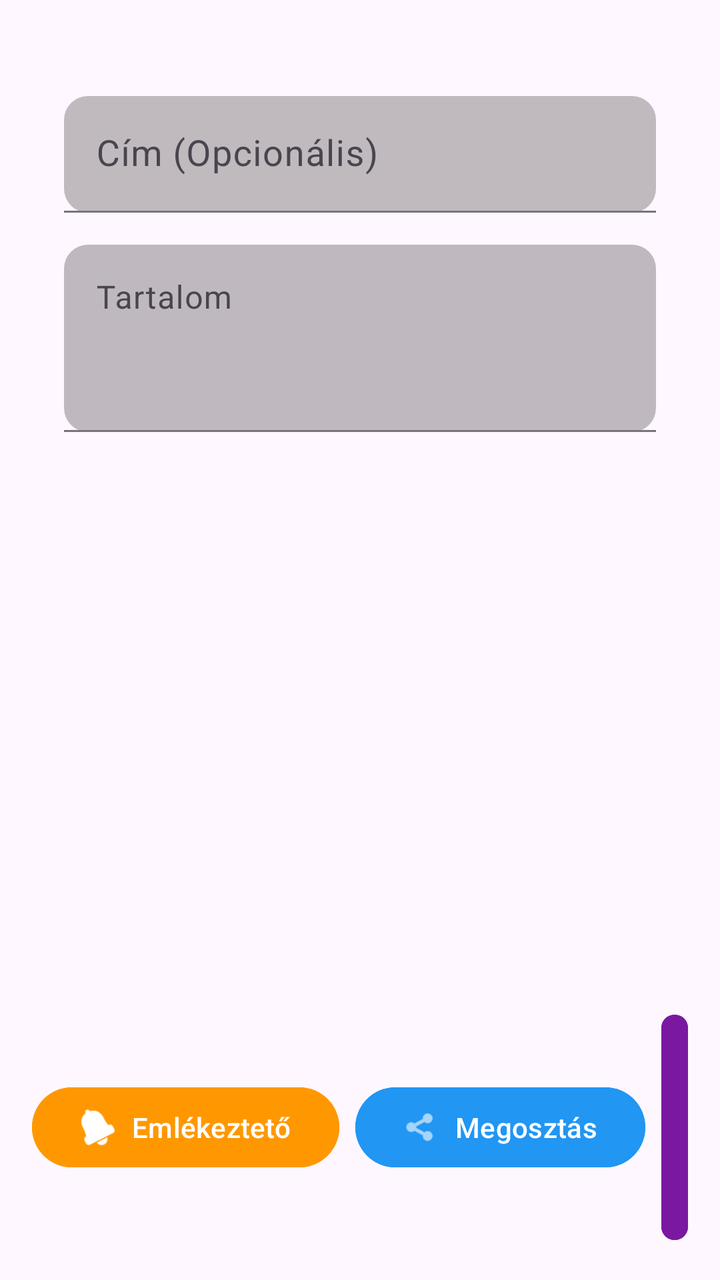
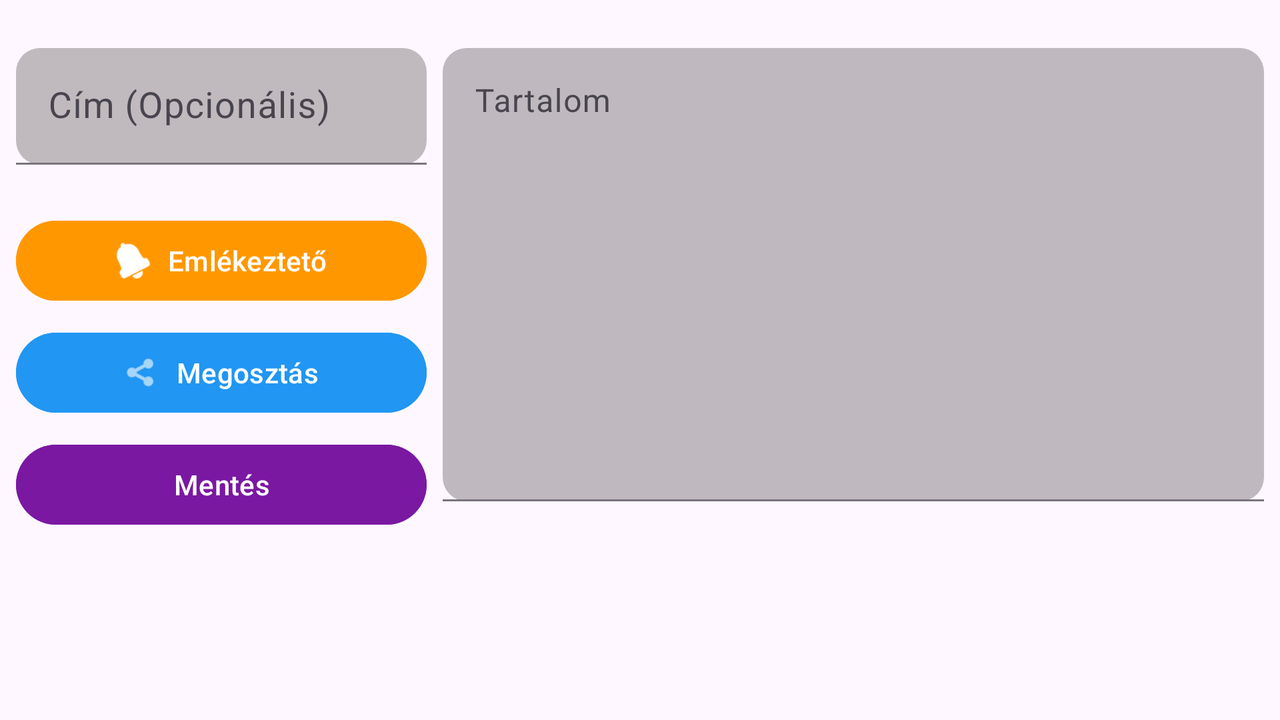

An Android layout and its configuration variant, each rendered on a device that would load it. The default file and the variant file are quoted in full after the pictures.
<!-- AndroidManifest.xml: application theme Theme.JegyzetApp -->
<!-- res/layout/activity_note_detail.xml -->
<?xml version="1.0" encoding="utf-8"?>
<LinearLayout
    xmlns:android="http://schemas.android.com/apk/res/android"
    xmlns:app="http://schemas.android.com/apk/res-auto"
    xmlns:tools="http://schemas.android.com/tools"
    android:layout_width="match_parent"
    android:layout_height="match_parent"
    android:orientation="vertical"
    android:fitsSystemWindows="true"
    android:padding="16dp"
    tools:context=".ui.NoteDetailActivity">

    
    <ScrollView
        android:layout_width="match_parent"
        android:layout_height="0dp"
        android:layout_weight="1"
        android:clipToPadding="false"
        android:paddingBottom="45dp"
        android:scrollbars="vertical">

    <LinearLayout
        android:layout_width="match_parent"
        android:layout_height="wrap_content"
        android:layout_margin="16dp"
        android:gravity="center_horizontal"
        android:orientation="vertical">

        
        <com.google.android.material.textfield.TextInputLayout
            android:layout_width="match_parent"
            android:layout_height="wrap_content"
            android:layout_marginTop="16dp"

            app:boxBackgroundMode="filled"
            app:boxCornerRadiusTopStart="12dp"
            app:boxCornerRadiusTopEnd="12dp"
            app:boxCornerRadiusBottomStart="12dp"
            app:boxCornerRadiusBottomEnd="12dp"
            app:boxBackgroundColor="#584B4848">

        <com.google.android.material.textfield.TextInputEditText
            android:id="@+id/etNoteTitle"
            android:layout_width="match_parent"
            android:layout_height="wrap_content"
            android:textSize="18sp"
            android:textColor="@android:color/white"
            android:hint="@string/note_title" />
        </com.google.android.material.textfield.TextInputLayout>

        
        <com.google.android.material.textfield.TextInputLayout
            android:layout_width="match_parent"
            android:layout_height="wrap_content"
            android:layout_marginTop="16dp"

            app:boxBackgroundMode="filled"
            app:boxCornerRadiusTopStart="12dp"
            app:boxCornerRadiusTopEnd="12dp"
            app:boxCornerRadiusBottomStart="12dp"
            app:boxCornerRadiusBottomEnd="12dp"
            app:boxBackgroundColor="#594B4848">

        <com.google.android.material.textfield.TextInputEditText
            android:id="@+id/etNoteContent"
            android:layout_width="match_parent"
            android:layout_height="wrap_content"
            android:gravity="top"
            android:inputType="textMultiLine"
            android:minLines="3"
            android:textSize="16sp"
            android:textColor="@android:color/white"
            android:hint="@string/note_content"/>
    </com.google.android.material.textfield.TextInputLayout>

</LinearLayout>

    </ScrollView>

      
    <LinearLayout
        android:layout_width="match_parent"
        android:layout_height="wrap_content"
        android:orientation="horizontal"
        android:gravity="center"
        android:layout_marginTop="8dp">

        
        <com.google.android.material.button.MaterialButton
            android:id="@+id/btnSetReminder"
            android:layout_width="wrap_content"
            android:layout_height="wrap_content"
            android:text="Emlékeztető"
            android:layout_marginEnd="8dp"
            android:backgroundTint="#FF9800"
            android:textColor="@android:color/white"
            app:icon="@android:drawable/ic_popup_reminder"
            app:iconGravity="textStart" />

        
        <com.google.android.material.button.MaterialButton
            android:id="@+id/btnShareNote"
            android:layout_width="wrap_content"
            android:layout_height="wrap_content"
            android:text="Megosztás"
            android:layout_marginEnd="8dp"
            android:backgroundTint="#2196F3"
            android:textColor="@android:color/white"
            app:icon="@android:drawable/ic_menu_share"
            app:iconGravity="textStart" />

        
        <com.google.android.material.button.MaterialButton
            android:id="@+id/btnSaveNote"
            android:layout_width="wrap_content"
            android:layout_height="wrap_content"
            android:text="@string/save_note"
            android:backgroundTint="#7A18A2"
            android:textColor="@android:color/white" />
    </LinearLayout>
</LinearLayout>
<!-- resources referenced by this layout -->
<resources>
  <string name="note_content">Tartalom</string>
  <string name="note_title">Cím (Opcionális)</string>
  <string name="save_note">Mentés</string>
  <style name="Theme.JegyzetApp" parent="Base.Theme.JegyzetApp" />
  <style name="Base.Theme.JegyzetApp" parent="Theme.Material3.DayNight.NoActionBar">
          
          
      </style>
</resources>
<!-- res/layout-land/activity_note_detail.xml (the repository's variant of the layout above) -->
<!-- drawn on the phone turned sideways -->
<?xml version="1.0" encoding="utf-8"?>
<LinearLayout
    xmlns:android="http://schemas.android.com/apk/res/android"
    xmlns:app="http://schemas.android.com/apk/res-auto"
    xmlns:tools="http://schemas.android.com/tools"
    android:layout_width="match_parent"
    android:layout_height="match_parent"
    android:orientation="horizontal"
    android:fitsSystemWindows="true"
    android:padding="8dp"
    tools:context=".ui.NoteDetailActivity">

    
    <LinearLayout
        android:layout_width="0dp"
        android:layout_height="match_parent"
        android:layout_weight="1"
        android:orientation="vertical"
        android:layout_marginEnd="8dp">

        
        <com.google.android.material.textfield.TextInputLayout
            android:layout_width="match_parent"
            android:layout_height="wrap_content"
            android:layout_marginTop="16dp"
            app:boxBackgroundMode="filled"
            app:boxCornerRadiusTopStart="12dp"
            app:boxCornerRadiusTopEnd="12dp"
            app:boxCornerRadiusBottomStart="12dp"
            app:boxCornerRadiusBottomEnd="12dp"
            app:boxBackgroundColor="#584B4848">

            <com.google.android.material.textfield.TextInputEditText
                android:id="@+id/etNoteTitle"
                android:layout_width="match_parent"
                android:layout_height="wrap_content"
                android:textSize="18sp"
                android:textColor="@android:color/white"
                android:hint="@string/note_title" />
        </com.google.android.material.textfield.TextInputLayout>

          
        <LinearLayout
            android:layout_width="match_parent"
            android:layout_height="wrap_content"
            android:orientation="vertical"
            android:gravity="center"
            android:layout_marginTop="24dp">

            
            <com.google.android.material.button.MaterialButton
                android:id="@+id/btnSetReminder"
                android:layout_width="match_parent"
                android:layout_height="wrap_content"
                android:text="Emlékeztető"
                android:layout_marginBottom="8dp"
                android:backgroundTint="#FF9800"
                android:textColor="@android:color/white"
                app:icon="@android:drawable/ic_popup_reminder"
                app:iconGravity="textStart" />

            
            <com.google.android.material.button.MaterialButton
                android:id="@+id/btnShareNote"
                android:layout_width="match_parent"
                android:layout_height="wrap_content"
                android:text="Megosztás"
                android:layout_marginBottom="8dp"
                android:backgroundTint="#2196F3"
                android:textColor="@android:color/white"
                app:icon="@android:drawable/ic_menu_share"
                app:iconGravity="textStart" />

            
            <com.google.android.material.button.MaterialButton
                android:id="@+id/btnSaveNote"
                android:layout_width="match_parent"
                android:layout_height="wrap_content"
                android:text="@string/save_note"
                android:backgroundTint="#7A18A2"
                android:textColor="@android:color/white" />
        </LinearLayout>
    </LinearLayout>

    
    <ScrollView
        android:layout_width="0dp"
        android:layout_height="match_parent"
        android:layout_weight="2"
        android:clipToPadding="false"
        android:paddingBottom="16dp"
        android:scrollbars="vertical"
        android:layout_marginTop="16dp">

        
        <com.google.android.material.textfield.TextInputLayout
            android:layout_width="match_parent"
            android:layout_height="wrap_content"
            app:boxBackgroundMode="filled"
            app:boxCornerRadiusTopStart="12dp"
            app:boxCornerRadiusTopEnd="12dp"
            app:boxCornerRadiusBottomStart="12dp"
            app:boxCornerRadiusBottomEnd="12dp"
            app:boxBackgroundColor="#594B4848">

            <com.google.android.material.textfield.TextInputEditText
                android:id="@+id/etNoteContent"
                android:layout_width="match_parent"
                android:layout_height="wrap_content"
                android:gravity="top"
                android:inputType="textMultiLine"
                android:minLines="10"
                android:textSize="16sp"
                android:textColor="@android:color/white"
                android:hint="@string/note_content"/>
        </com.google.android.material.textfield.TextInputLayout>
    </ScrollView>
</LinearLayout>
